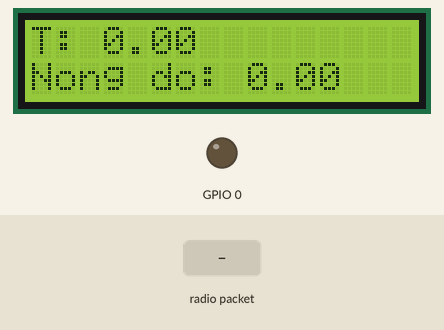
This sketch was run on a simulated ESP8266 (NodeMCU). On the bench: 16×2 character LCD, output pins drawn as LEDs (lit = HIGH). The test bench sets the inputs (shaded band). WiFi joins after 1.5 s; servers stay silent unless stated; no radio packets arrive unless stated; what the sketch prints to the serial monitor is not drawn.

Above: at 5.6 s.
5.7 s: radio packet "1" arrives
At 6.4 s:
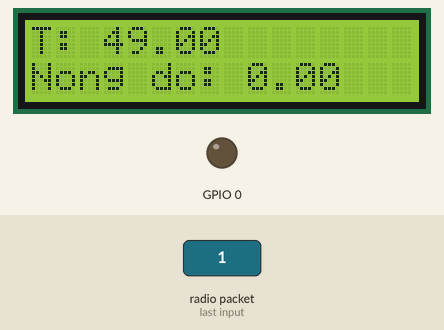
7.2 s: radio packet "0" arrives
8.7 s: radio packet "2" arrives
At 10.2 s:
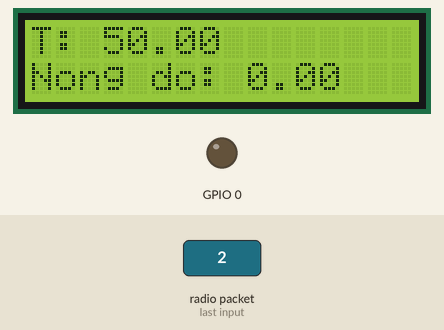
Timing chart, 0 to 11.7 s (numbered marks = the images above; inputs shaded):
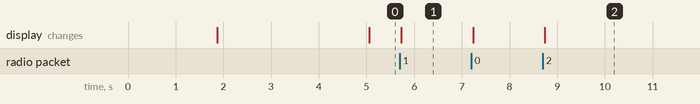

Measured:
- after the input at 5.7 s, the display: changes at once (image 1)
- after the input at 8.7 s, the display: changes at once (image 2)

The sketch:

reciever.ino
```cpp
#define BLYNK_TEMPLATE_ID "TMPL6JJxQs8Us"
#define BLYNK_TEMPLATE_NAME "ESP"
#define BLYNK_AUTH_TOKEN "Py1vQU4GE6mSEastzVH4OZPEXdP4DNul"

#define LEDCONNECT(V0);
#define NHIETDO V1
#define DOAM V2
#define GIATRI V3

#include <BlynkSimpleEsp8266.h>  // Thư viện Blynk và ESP8266
#include <ESP8266WiFi.h>
#include <SPI.h>
#include <RH_NRF24.h>
#include <Wire.h>
#include <LiquidCrystal_I2C.h>

char ssid[] = "SkyNet";   // Tên Wifi
char password[] = "12345678123";  // Mật khẩu Wifi
float temperature = 0.0, humidity = 0.0, value = 0.0; // Khai báo biến toàn cục

LiquidCrystal_I2C lcd(0x27, 16, 2);

RH_NRF24 nrf24(2, 15);

void setup() {
  Blynk.begin(BLYNK_AUTH_TOKEN, ssid, password);  // Hàm kích hoạt Blynk
  //Wire.begin(D2, D1); //Thiết lập chân kết nối I2C (SDA, SCL);
  lcd.init();        //Khởi tạo LCD
  lcd.backlight();   //Bật đèn nền
  Serial.begin(9600);
  delay(100);

  pinMode(0, OUTPUT);

  if (!nrf24.init())
    Serial.println("init failed");

  if (!nrf24.setChannel(1))
    Serial.println("setChannel failed");

  if (!nrf24.setRF(RH_NRF24::DataRate2Mbps, RH_NRF24::TransmitPower0dBm))
    Serial.println("setRF failed");

  delay(2000);
}

void loop() {
  Blynk.run();

  nrf24.waitPacketSent();

  uint8_t buf[RH_NRF24_MAX_MESSAGE_LEN];
  uint8_t len = sizeof(buf);

  if (nrf24.waitAvailableTimeout(1000)) {
    if (nrf24.recv(buf, &len)) {
      value = (buf[5] << 8) | buf[4];
      humidity = (buf[3] << 8) | buf[2];
      temperature = (buf[1] << 8) | buf[0];
      Serial.println(value);
      Serial.println(temperature);
      Serial.println(humidity);
      Serial.println();
      if(value >= 400)
      {
        tone(16,659);
        delay(300);
      }
      tone(16,0);
    } else {
      Serial.println("recv failed");
    }
  }
  showlcd(temperature,value);
  updateBlynk();
}

void updateBlynk() {
  Blynk.virtualWrite(NHIETDO, temperature);
  Blynk.virtualWrite(DOAM, humidity);
  Blynk.virtualWrite(GIATRI, value);
}

void showlcd(float temp, float value) {
  lcd.clear();
  lcd.setCursor(0, 0);
  lcd.print("T: ");
  lcd.setCursor(3, 0);
  lcd.print(temp);
  lcd.setCursor(0, 1);
  lcd.print("Nong do: ");
  lcd.setCursor(9, 1);
  lcd.print(value);
}
```
